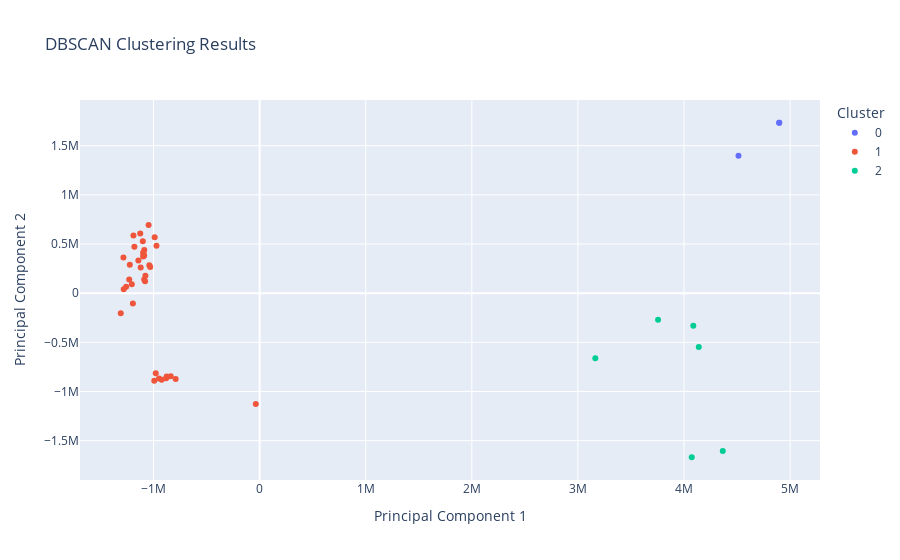

The code cell stored with this chart in its notebook:
### Markdown cell above
#### Make a Density-Based Spatial Clustering of Application with Noise (DBSCAN)

### Code cell
from src.StreamPort.ml.MachineLearningEngine import MachineLearningEngine
from src.StreamPort.ml.MachineLearningProcessingSettings import  MakeModelDBSCANSKL

import numpy as np
import pandas as pd
import matplotlib.pyplot as plt
from sklearn.cluster import DBSCAN
from sklearn.decomposition import PCA
from sklearn.neighbors import NearestNeighbors
import plotly.express as px

# Creates an empty MachineLearningEngine object and prints it
path = 'feature_list.csv'
engine = MachineLearningEngine()
engine.add_analyses_from_csv(path)

class_path = 'feature_metadata.csv'
engine.add_classes_from_csv(class_path)

engine.print()

data = engine.get_data()
mean = np.mean(data, axis=0)
data = data - mean

pca = PCA(n_components=2)
data_2d = pca.fit_transform(data)
print("Reduced data shape:", data_2d.shape)

# Visualize the data
plt.scatter(data_2d[:, 0], data_2d[:, 1])
plt.title('Data Visualization')
plt.xlabel('Principal Component 1')
plt.ylabel('Principal Component 2')
plt.show()

# Create a k-distance plot
k = 5  # Choose k based on min_samples
neighbors = NearestNeighbors(n_neighbors=k)
neighbors_fit = neighbors.fit(data)
distances, indices = neighbors_fit.kneighbors(data)
distances = np.sort(distances[:, k-1], axis=0)

plt.plot(distances)
plt.title('K-Distance Plot')
plt.xlabel('Points sorted by distance')
plt.ylabel('Distance to {}-th nearest neighbor'.format(k))
plt.show()

# Experiment with DBSCAN parameters
eps = 1.5E6  # Adjust based on the k-distance plot
min_samples = 3  # Adjust based on your data

dbscan = DBSCAN(eps=eps, min_samples=min_samples)
dbscan.fit(data_2d)

labels = dbscan.labels_

# Analyze the clusters
n_clusters_ = len(set(labels)) - (1 if -1 in labels else 0)
n_noise_ = list(labels).count(-1)
print("Estimated number of clusters: %d" % n_clusters_)
print("Estimated number of noise points: %d" % n_noise_)

# Create a DataFrame for Plotly
df = pd.DataFrame(data_2d, columns=['PC1', 'PC2'])
df['Cluster'] = labels.astype(str)  # Convert to string for categorical coloring

# Plot the results using Plotly
fig = px.scatter(df, x='PC1', y='PC2', color='Cluster', title='DBSCAN Clustering Results',
                 labels={'PC1': 'Principal Component 1', 'PC2': 'Principal Component 2'})

fig.show()

### Figure 1 — Plotly figure (JSON) as saved in the notebook; plotly's stock layout.template omitted (floating-point values rounded to 4 significant figures)
{"data": [{"hovertemplate": "Cluster=0<br>Principal Component 1=%{x}<br>Principal Component 2=%{y}<extra></extra>", "legendgroup": "0", "marker": {"color": "#636efa", "symbol": "circle"}, "mode": "markers", "name": "0", "orientation": "v", "showlegend": true, "type": "scatter", "x": [4898000.0, 4897000.0, 4513000.0], "xaxis": "x", "y": [1734000.0, 1733000.0, 1399000.0], "yaxis": "y"}, {"hovertemplate": "Cluster=1<br>Principal Component 1=%{x}<br>Principal Component 2=%{y}<extra></extra>", "legendgroup": "1", "marker": {"color": "#EF553B", "symbol": "circle"}, "mode": "markers", "name": "1", "orientation": "v", "showlegend": true, "type": "scatter", "x": [-1039000.0, -1080000.0, -1309000.0, -992800.0, -1031000.0, -1088000.0, -1195000.0, -923200.0, -1087000.0, -1121000.0, -1281000.0, -978800.0, -972200.0, -1088000.0, -1258000.0, -948000.0, -989100.0, -1092000.0, -1205000.0, -880500.0, -1101000.0, -1098000.0, -1077000.0, -35810.0, -1125000.0, -1180000.0, -1223000.0, -791200.0, -1046000.0, -1189000.0, -1284000.0, -876100.0, -1098000.0, -1143000.0, -1229000.0, -837700.0], "xaxis": "x", "y": [285700.0, 122200.0, -204000.0, -889500.0, 267000.0, 139200.0, -104500.0, -880500.0, 438600.0, 263100.0, 40650.0, -812900.0, 483600.0, 381300.0, 66840.0, -866000.0, 570100.0, 395700.0, 91820.0, -864000.0, 528500.0, 372400.0, 178100.0, -1126000.0, 608900.0, 473900.0, 288600.0, -871900.0, 693000.0, 587000.0, 362300.0, -846800.0, 413100.0, 332200.0, 139000.0, -844200.0], "yaxis": "y"}, {"hovertemplate": "Cluster=2<br>Principal Component 1=%{x}<br>Principal Component 2=%{y}<extra></extra>", "legendgroup": "2", "marker": {"color": "#00cc96", "symbol": "circle"}, "mode": "markers", "name": "2", "orientation": "v", "showlegend": true, "type": "scatter", "x": [4088000.0, 3756000.0, 3164000.0, 4073000.0, 4365000.0, 4139000.0], "xaxis": "x", "y": [-330000.0, -268800.0, -660600.0, -1668000.0, -1605000.0, -546100.0], "yaxis": "y"}], "layout": {"legend": {"title": {"text": "Cluster"}, "tracegroupgap": 0}, "title": {"text": "DBSCAN Clustering Results"}, "xaxis": {"anchor": "y", "domain": [0, 1], "title": {"text": "Principal Component 1"}}, "yaxis": {"anchor": "x", "domain": [0, 1], "title": {"text": "Principal Component 2"}}}}
